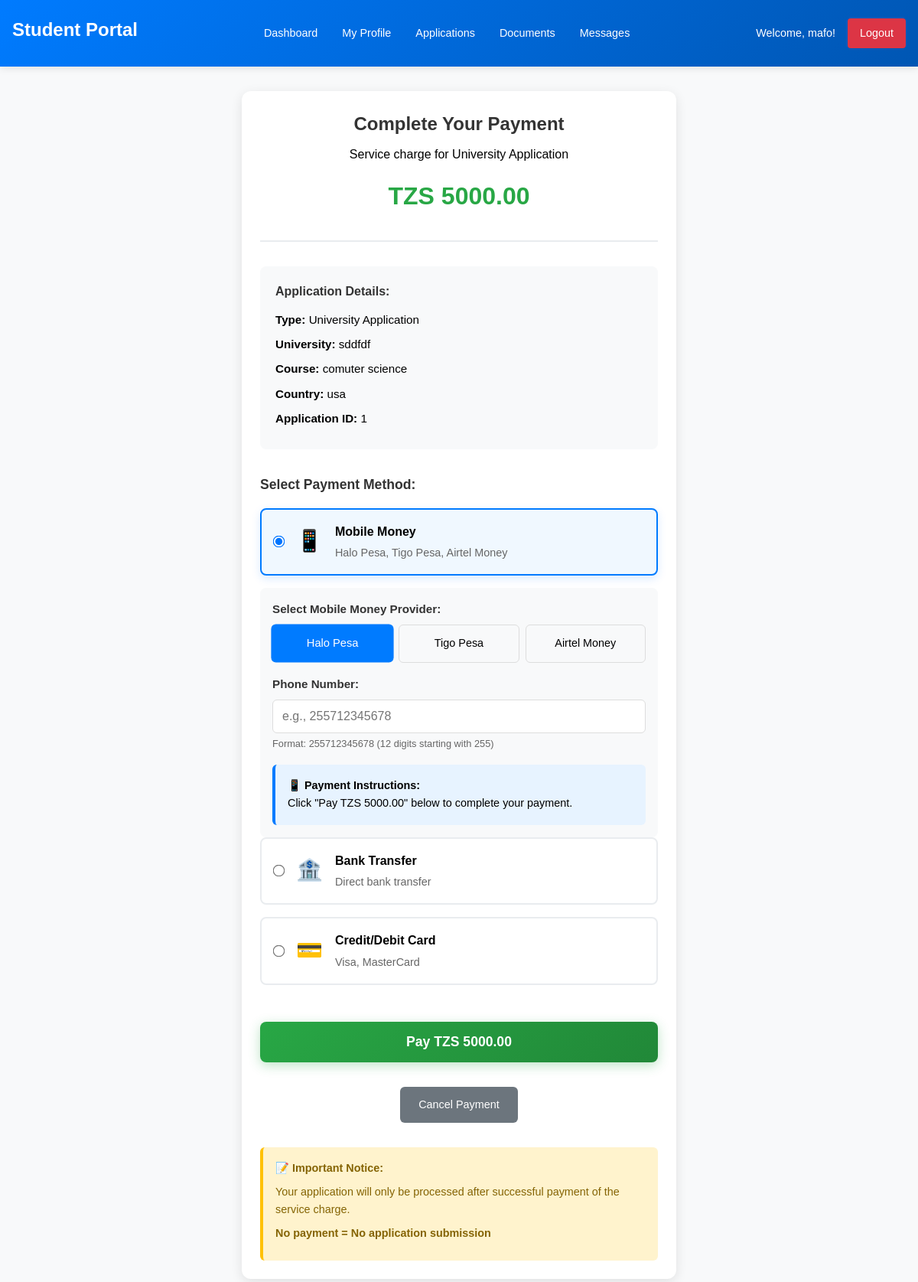
The page /student-portal/applications/1/payment/ (signed in) on the database its author committed.
### student_portal/models.py (models this page shows, shortened)
class Application(models.Model):
    APPLICATION_STATUS = [
        ('pending_payment', 'Pending Payment'),
        ('submitted', 'Submitted'),
        ('under_review', 'Under Review'),
        ('approved', 'Approved'),
        ('rejected', 'Rejected'),
        ('selected', 'Selected'),
    ]
    APPLICATION_TYPES = [
        ('university', 'University Application'),
        ('visa', 'Visa Application'),
        ('scholarship', 'Scholarship'),
        ('loan', 'Student Loan'),
    ]
    student = models.ForeignKey(User, on_delete=models.CASCADE)
    application_type = models.CharField(max_length=20, choices=APPLICATION_TYPES)
    university_name = models.CharField(max_length=255, blank=True)
    course = models.CharField(max_length=255, blank=True)
    country = models.CharField(max_length=100, blank=True)
    status = models.CharField(max_length=20, choices=APPLICATION_STATUS, default='pending_payment')
    submission_date = models.DateTimeField(auto_now_add=True)
    created_at = models.DateTimeField(auto_now_add=True)
    updated_at = models.DateTimeField(auto_now=True)
    is_paid = models.BooleanField(default=False)
    payment_amount = models.DecimalField(max_digits=10, decimal_places=2, default=5000.00)

### student_portal/views.py (the view, shortened to what this page needs)
# urls.py: path('applications/<int:application_id>/payment/', views.payment_page, name='payment'),
@login_required
@csrf_protect
def payment_page(request, application_id):
    application = get_object_or_404(Application, id=application_id, student=request.user)
    if application.is_paid:
        messages.info(request, 'This application has already been paid for.')
        return redirect('student_portal:application_detail', application_id=application.id)
    return render(request, 'student_portal/payment.html', {
        'application': application,
        'payment_amount': application.payment_amount
    })

### student_portal/templates/student_portal/payment.html (shortened to what this page needs)
<!DOCTYPE html>
<html lang="en">
<head>
</head>
<body>
    <div class="header">
        <h1>Student Portal</h1>
        <nav class="nav-menu">
            <a href="{% url 'student_portal:dashboard' %}">Dashboard</a>
            <a href="{% url 'student_portal:profile' %}">My Profile</a>
            <a href="{% url 'student_portal:applications' %}">Applications</a>
            <a href="{% url 'student_portal:documents' %}">Documents</a>
            <a href="{% url 'student_portal:messages' %}">Messages</a>
        </nav>
        <div class="user-info">
            Welcome, {{ user.get_full_name|default:user.username }}!
            <a href="{% url 'student_portal:logout' %}" class="btn-logout">Logout</a>
        </div>
    </div>
    <div class="container">
        <div class="payment-card">
            <div class="payment-header">
                <h2>Complete Your Payment</h2>
                <p>Service charge for {{ application.get_application_type_display }}</p>
                <div class="payment-amount">TZS {{ payment_amount }}</div>
            </div>
            <div class="payment-details">
                <h4>Application Details:</h4>
                <p><strong>Type:</strong> {{ application.get_application_type_display }}</p>
                {% if application.university_name %}
                <p><strong>University:</strong> {{ application.university_name }}</p>
                {% endif %}
                {% if application.course %}
                <p><strong>Course:</strong> {{ application.course }}</p>
                {% endif %}
                {% if application.country %}
                <p><strong>Country:</strong> {{ application.country }}</p>
                {% endif %}
                <p><strong>Application ID:</strong> {{ application.id }}</p>
            </div>
            <form method="post" id="paymentForm">
                <div class="payment-methods">
                    <h4>Select Payment Method:</h4>
                    <div class="payment-method" onclick="selectPaymentMethod('mobile_money')">
                        <input type="radio" name="payment_method" value="mobile_money" id="mobile_money" checked>
                        <div class="payment-icon">📱</div>
                        <div class="payment-method-content">
                            <strong>Mobile Money</strong>
                            <p>Halo Pesa, Tigo Pesa, Airtel Money</p>
                        </div>
                    </div>
                    <div id="mobileMoneyFields" class="payment-fields">
                        <div class="form-group">
                            <label>Select Mobile Money Provider:</label>
                            <div class="provider-options">
                                <div class="provider-option selected" onclick="selectProvider('halo_pesa')">Halo Pesa</div>
                                <div class="provider-option" onclick="selectProvider('tigo_pesa')">Tigo Pesa</div>
                                <div class="provider-option" onclick="selectProvider('airtel_money')">Airtel Money</div>
                            </div>
                        </div>
                        <div class="form-group">
                            <label for="phone_number">Phone Number:</label>
                            <input type="tel" id="phone_number" name="phone_number" placeholder="e.g., 255712345678" required pattern="255[0-9]{9}">
                            <small style="color: #666; font-size: 0.8rem;">Format: 255712345678 (12 digits starting with 255)</small>
                        </div>
                        <div class="payment-instructions">
                            <strong>📱 Payment Instructions:</strong>
                            <p>Click "Pay TZS {{ payment_amount }}" below to complete your payment.</p>
                        </div>
                    </div>
                    <div class="payment-method" onclick="selectPaymentMethod('bank_transfer')">
                        <input type="radio" name="payment_method" value="bank_transfer" id="bank_transfer">
                        <div class="payment-icon">🏦</div>
                        <div class="payment-method-content">
                            <strong>Bank Transfer</strong>
                            <p>Direct bank transfer</p>
                        </div>
                    </div>
                    <div class="payment-method" onclick="selectPaymentMethod('card')">
                        <input type="radio" name="payment_method" value="card" id="card">
                        <div class="payment-icon">💳</div>
                        <div class="payment-method-content">
                            <strong>Credit/Debit Card</strong>
                            <p>Visa, MasterCard</p>
                        </div>
                    </div>
                </div>
                <button type="button" class="btn-primary" id="submitBtn" onclick="processPayment()">
                    Pay TZS {{ payment_amount }}
                </button>
            </form>
            <div style="text-align: center; margin-top: 1rem;">
                <a href="{% url 'student_portal:applications' %}" class="btn-secondary">Cancel Payment</a>
            </div>
            <div class="important-notice">
                <h4>📝 Important Notice:</h4>
                <p>Your application will only be processed after successful payment of the service charge.</p>
                <p><strong>No payment = No application submission</strong></p>
            </div>
        </div>
    </div>
</body>
</html>

### student_portal/templates/student_portal/payment.html (style rules this page uses)
* { margin: 0; padding: 0; box-sizing: border-box; }
body { font-family: 'Arial', sans-serif; background-color: #f8f9fa; line-height: 1.6; }
.header { background: linear-gradient(135deg, #007bff, #0056b3); color: white; padding: 1rem; display: flex; justify-content: space-between; align-items: center; box-shadow: 0 2px 10px rgba(0,0,0,0.1); flex-wrap: wrap; }
.header h1 { font-size: 1.5rem; margin-bottom: 0.5rem; }
.nav-menu { display: flex; gap: 1rem; flex-wrap: wrap; margin: 0.5rem 0; }
.nav-menu a { color: white; text-decoration: none; padding: 0.5rem; border-radius: 4px; transition: background-color 0.3s; font-size: 0.9rem; }
.user-info { display: flex; align-items: center; gap: 1rem; flex-wrap: wrap; margin: 0.5rem 0; font-size: 0.9rem; }
.container { max-width: 600px; margin: 2rem auto; padding: 0 1rem; }
.payment-card { background: white; padding: 1.5rem; border-radius: 12px; box-shadow: 0 4px 15px rgba(0,0,0,0.1); }
.payment-header { text-align: center; margin-bottom: 2rem; padding-bottom: 1rem; border-bottom: 2px solid #e9ecef; }
.payment-header h2 { font-size: 1.5rem; color: #333; margin-bottom: 0.5rem; }
.payment-amount { font-size: 2rem; font-weight: bold; color: #28a745; margin: 1rem 0; }
.payment-details { background: #f8f9fa; padding: 1.25rem; border-radius: 8px; margin-bottom: 2rem; }
.payment-details h4 { margin-bottom: 0.75rem; color: #333; }
.payment-details p { margin-bottom: 0.5rem; font-size: 0.95rem; }
.payment-methods { margin-bottom: 2rem; }
.payment-methods h4 { margin-bottom: 1rem; color: #333; font-size: 1.1rem; }
.payment-method { display: flex; align-items: center; padding: 1rem; border: 2px solid #e9ecef; border-radius: 8px; margin-bottom: 1rem; cursor: pointer; transition: all 0.3s ease; }
.payment-method.selected { border-color: #007bff; background: #f0f8ff; box-shadow: 0 4px 12px rgba(0,123,255,0.15); }
.payment-method input { margin-right: 1rem; transform: scale(1.2); }
.payment-icon { font-size: 1.75rem; margin-right: 1rem; }
.payment-method-content { flex: 1; }
.payment-method-content strong { display: block; margin-bottom: 0.25rem; font-size: 1rem; }
.payment-method-content p { color: #666; font-size: 0.9rem; margin: 0; }
.payment-fields { margin-top: 1rem; padding: 1rem; background: #f8f9fa; border-radius: 8px; display: none; }
.payment-fields.active { display: block; animation: fadeIn 0.3s ease-in; }
.form-group { margin-bottom: 1rem; }
.form-group label { display: block; margin-bottom: 0.5rem; font-weight: bold; color: #333; font-size: 0.95rem; }
.form-group input, .form-group select { width: 100%; padding: 0.75rem; border: 1px solid #ddd; border-radius: 6px; font-size: 1rem; transition: all 0.3s; }
.btn-primary { background: linear-gradient(135deg, #28a745, #218838); color: white; padding: 1rem 2rem; border: none; border-radius: 8px; cursor: pointer; font-size: 1.1rem; font-weight: bold; width: 100%; transition: all 0.3s ease; margin-top: 1rem; box-shadow: 0 4px 15px rgba(40,167,69,0.3); }
.btn-secondary { background: #6c757d; color: white; padding: 0.75rem 1.5rem; text-decoration: none; border-radius: 6px; border: none; cursor: pointer; display: inline-block; margin-top: 1rem; width: 100%; text-align: center; font-size: 0.9rem; transition: background-color 0.3s; }
.provider-options { display: grid; grid-template-columns: 1fr; gap: 0.5rem; margin-top: 0.5rem; }
.provider-option { padding: 0.75rem; border: 1px solid #ddd; border-radius: 6px; text-align: center; cursor: pointer; transition: all 0.3s; font-size: 0.9rem; }
.provider-option.selected { background: #007bff; color: white; border-color: #007bff; transform: scale(1.02); }
.payment-instructions { background: #e7f3ff; padding: 1rem; border-radius: 6px; border-left: 4px solid #007bff; margin-top: 1rem; font-size: 0.9rem; }
.important-notice { margin-top: 2rem; padding: 1rem; background: #fff3cd; border-radius: 6px; border-left: 4px solid #ffc107; font-size: 0.9rem; }
.important-notice h4 { color: #856404; margin-bottom: 0.5rem; }
.important-notice p { color: #856404; margin-bottom: 0.5rem; }
.btn-logout { background: #dc3545; color: white; padding: 0.5rem 1rem; text-decoration: none; border-radius: 4px; display: inline-block; font-size: 0.9rem; }
@media (min-width: 768px) { .provider-options { grid-template-columns: repeat(3, 1fr); } }
@media (min-width: 768px) { .btn-secondary { width: auto; } }

### rows shown on the page
Application: application_type "University Application", payment_amount "5000.00", university_name "sddfdf", course "comuter science", country "usa", id "1"

### other values the page prints
{{ user.get_full_name|default:user.username }} "mafo"
